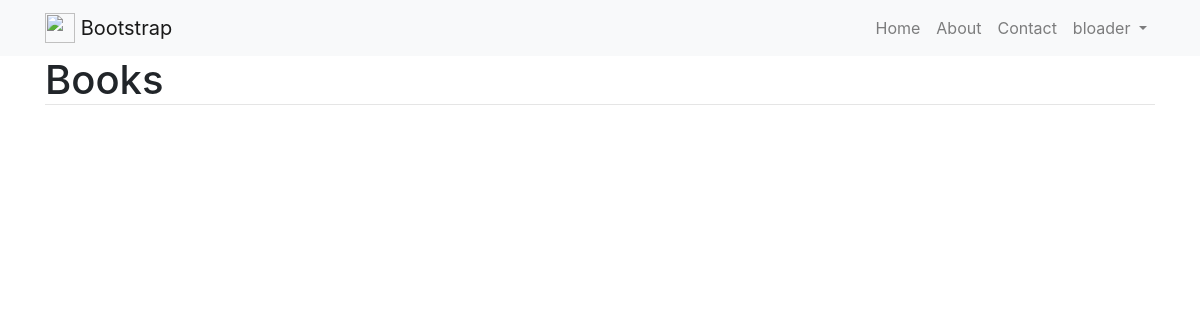
The page /user/settings/books (signed in) on the database as committed earlier.
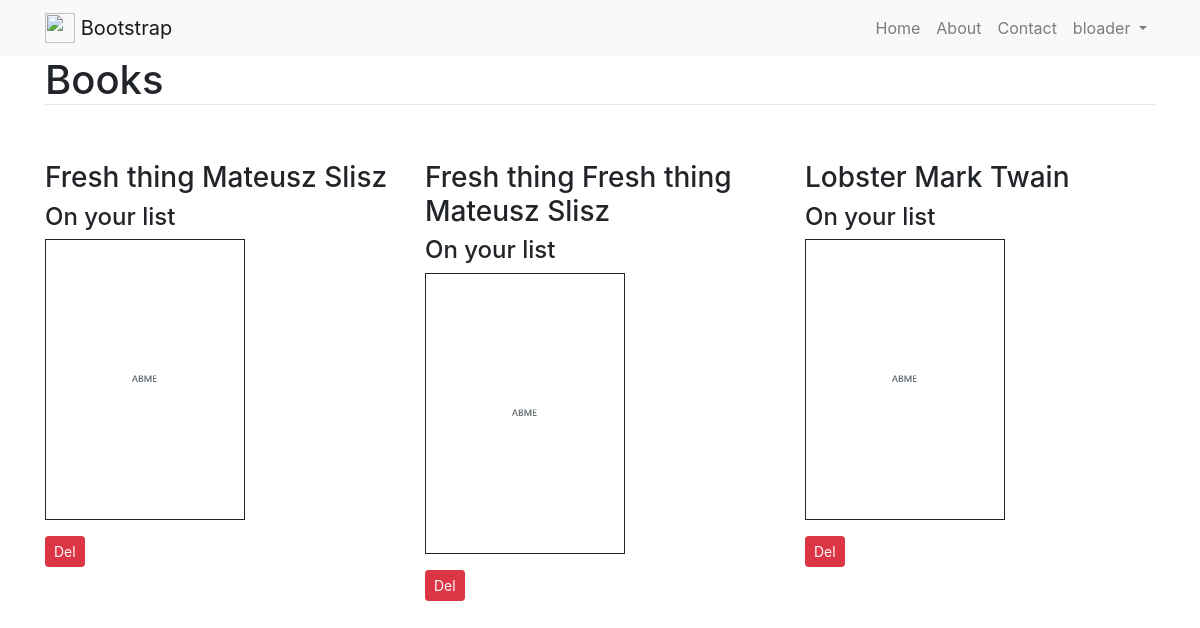
The same page on the database as committed later.
### api/models.py (models this page shows, shortened)
class Book(models.Model):
    title = models.CharField(max_length=60)
    author = models.ForeignKey(Author)
    image = models.ImageField(upload_to="images/", default="images/none/blank_poster.jpg")

class Author(models.Model):
    first_name = models.CharField(max_length=20)
    last_name = models.CharField(max_length=20)
    def __str__(self):
        return f'{self.first_name} {self.last_name}'

### user/views.py (the view)
@login_required
def settings_books(request):
    add_book_id = request.GET.get('add_book_id', None)
    del_book_id = request.GET.get('del_book_id', None)
    activ_user = get_object_or_404(User, username=request.user)
    activ_profile = get_object_or_404(Profile, user=activ_user)
    if request.method == 'GET' and add_book_id is not None:
        book = get_object_or_404(Book, id=add_book_id)
        activ_profile.book.add(book)
        context = {
            'book': book,
        }
    if request.method == 'GET' and del_book_id is not None:
        book = get_object_or_404(Book, id=del_book_id)
        activ_profile.book.remove(book)
    p_books = activ_profile.book.all()
    books = Book.objects.all()
    context = {
        'books': books,
        'p_books': p_books,
        'activ_profile': activ_profile,
    }
    return render(request, 'user/settings_books.html', context)

### user/templates/user/settings_books.html (shortened to what this page needs)
{% extends "base.html" %}
{% load staticfiles %}
{% block content %}
    <h1 style="border-bottom: 1px solid #e5e5e5">Books</h1>
    <div class="row">
    {% for book in books %}
        <div class="col-sm-6 col-md-4"><br><br>
            <h3>{{ book.title }} {{ book.author }}</h3>
            <h4>{% if book in p_books %}On your list{% endif %}</h4>
            <figure>
                <img height="281" width="200" src="{{ book.image.url }}" style="border: 1px solid">
            </figure>
            {% if book in p_books %}
            <a class="delbutton btn btn-sm btn-danger" id="del {{ book.id }} " href="" del_data-catid=" {{ book.id }} ">
                Del
            </a>
            {% endif %}
        </div>
    {% endfor %}
    </div>
{% endblock %}

### templates/base.html (shortened to what this page needs)
{% load staticfiles %}
<!DOCTYPE html>
<html lang="en">
  <head>
    <link rel="stylesheet" href="https://maxcdn.bootstrapcdn.com/bootstrap/4.0.0-beta.2/css/bootstrap.min.css">
    <link href="{% static 'css/base.css'%}" rel="stylesheet">
  </head>
  <body>
    <nav class="navbar navbar-expand-lg navbar-light bg-light">
      <div class="container">
      <a class="navbar-brand" href="#">
        <img src="http://getbootstrap.com/assets/brand/bootstrap-solid.svg" width="30" height="30" class="d-inline-block align-top" alt="">
        Bootstrap
      </a>
      <div class="collapse navbar-collapse" id="navbarCollapseItems">
        <ul class="navbar-nav ml-auto">
            <li class="nav-item">
              <a class="nav-link" href="/">Home </a>
            </li>
            <li class="nav-item">
              <a class="nav-link" href="#">About</a>
            </li>
            <li class="nav-item">
              <a class="nav-link" href="#">Contact</a>
            </li>
              {% if request.user.is_authenticated %}
            <li class="nav-item dropdown">
                <a class="nav-link dropdown-toggle" href="#" id="#navbarDropdownMenuLink" data-toggle="dropdown" aria-haspopup="true" aria-expanded="false">
                  {{ request.user.username }}
                </a>
            </li>
              {% else %}
            <li class="nav-item">
              <a class="nav-link" href="{% url 'website_login' %}">Login</a>
            </li>
              {% endif %}
          </ul>
        </div>
      </div>
    </nav>
    <div class="container">
        {% block content %}
        {% endblock content %}
    </div>
  </body>
</html>

### static/css/base.css (style rules this page uses)
a { text-decoration: none !important; }

Rows that differ between the two databases and show on the page:
added Book: title "Fresh thing", author "Mateusz Slisz", shows "On your list", image (placeholder picture)
added Book: title "Fresh thing Fresh thing", author "Mateusz Slisz", shows "On your list", image (placeholder picture)
added Book: title "Lobster", author "Mark Twain", shows "On your list", image (placeholder picture)
